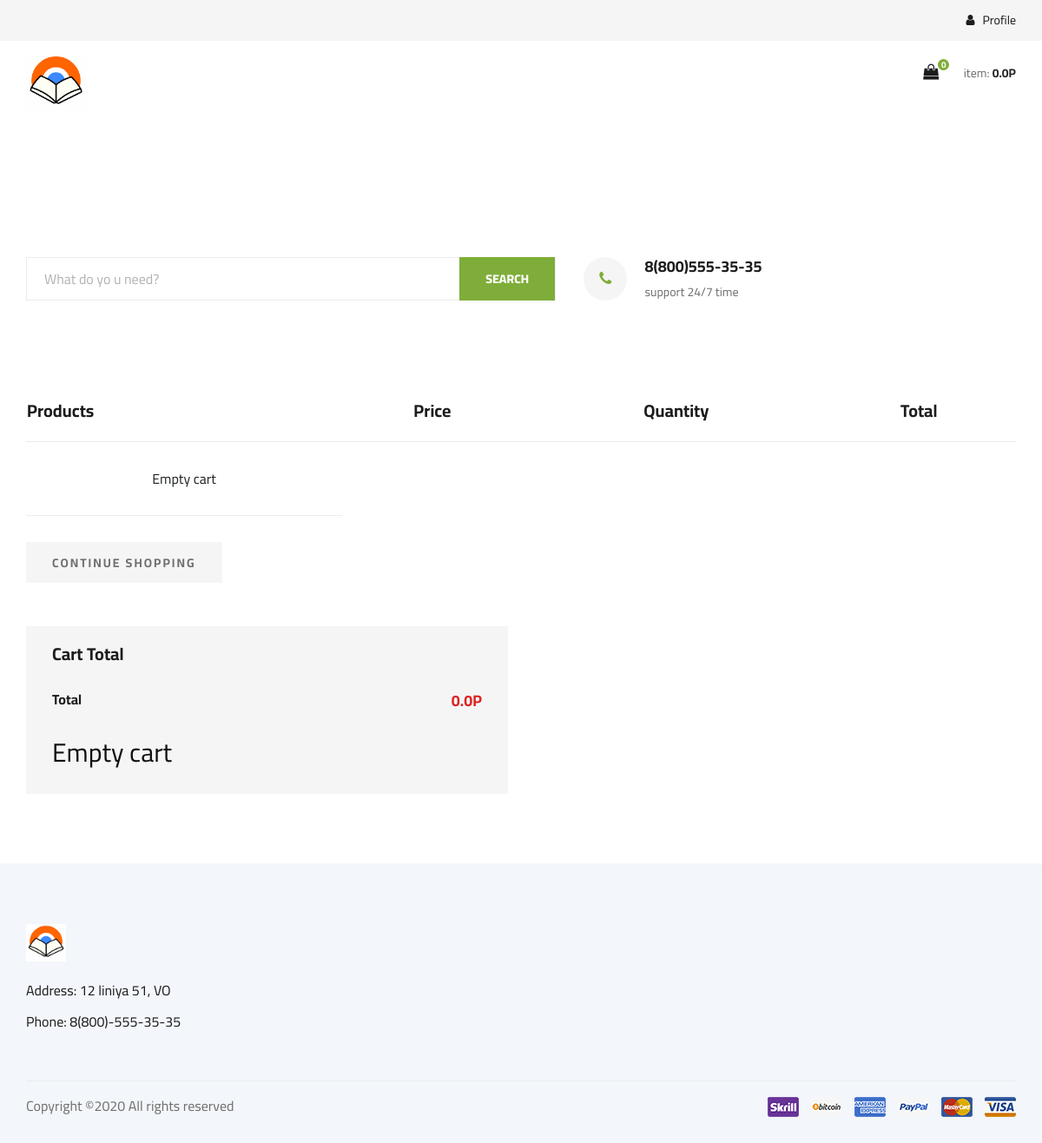
/cart (signed in), run on an earlier commit of the app's database.
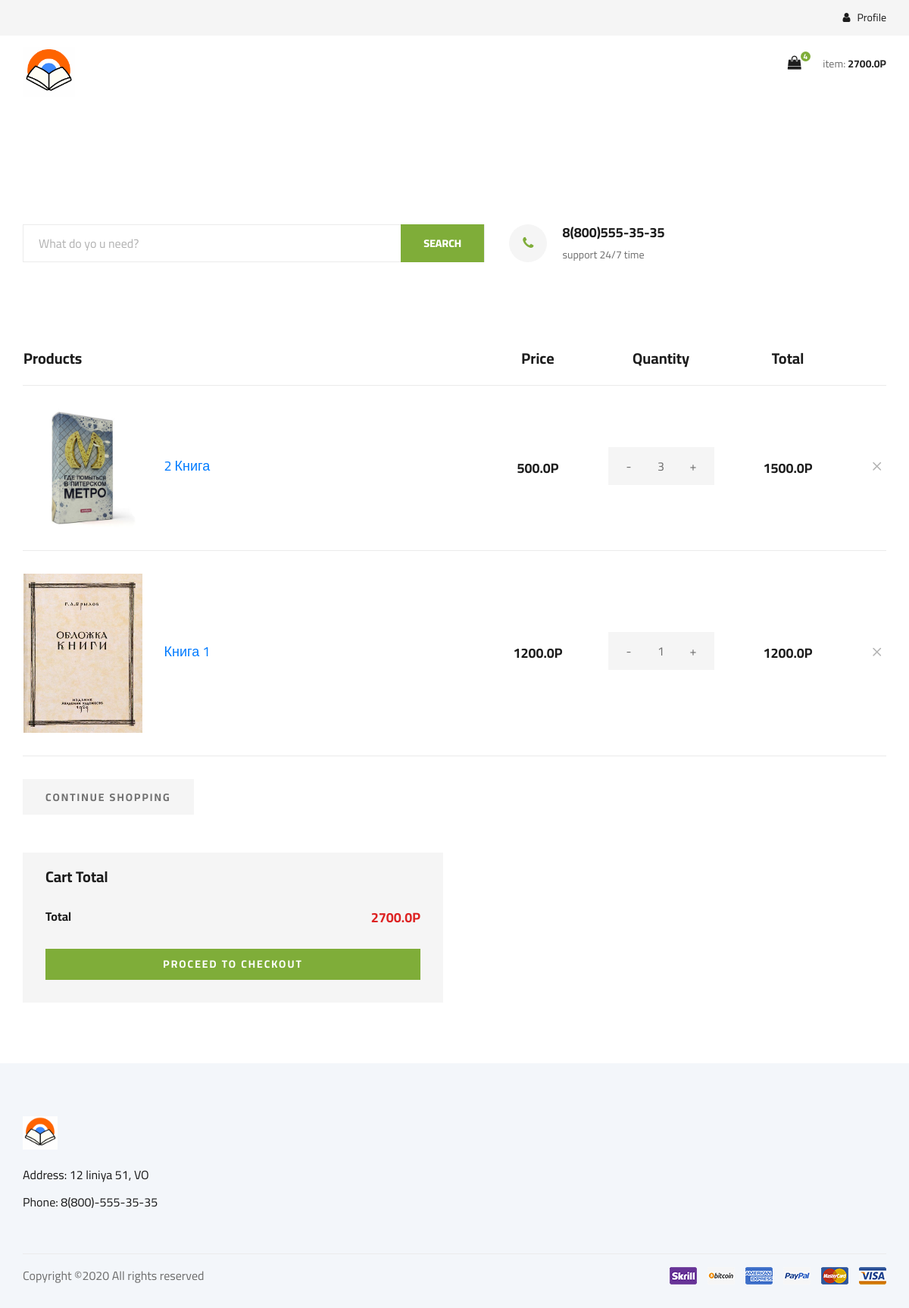
And on a later commit of the database.
### tables this page shows
CREATE TABLE "Корзина" (
	"user_id"	INTEGER NOT NULL,
	"product_id"	INTEGER NOT NULL,
	"count"	INTEGER NOT NULL,
	FOREIGN KEY("product_id") REFERENCES "Товар"("id"),
	FOREIGN KEY("user_id") REFERENCES "Покупатель"("id")
);

CREATE TABLE "Товар" (
	"id"	INTEGER NOT NULL UNIQUE,
	"title"	TEXT NOT NULL,
	"desc"	TEXT,
	"cost_purchase"	FLOAT NOT NULL,
	"cost_sale"	FLOAT NOT NULL,
	"quantity"	INTEGER NOT NULL,
	"tags"	TEXT,
	"rate"	FLOAT DEFAULT 0.0,
	"imageLink"	TEXT,
	PRIMARY KEY("id" AUTOINCREMENT)
);

### app/views.py (the view)
@app.route('/cart',methods=['GET'])
def cart():
    result = {}
    if flask_login.current_user.is_authenticated:
        cart = Cart.getCartOfUser(flask_login.current_user.userID) #TODO: CHECK STATUS
        if(cart['status'] == 0):
            return render_template('shoping-cart.html',
            user = flask_login.current_user,
            productsInCart = cart['data'])
        else:
            return render_template('shoping-cart.html',
            user=flask_login.current_user,
            error = cart['message'])
    else:
        return redirect(url_for('loginUser'))

### app/model.py (called while the page is built)
@login_manager.user_loader
def load_user(userID):
    cursor = db.execute('select * from Покупатель where id = {};'.format(userID))
    allRows = cursor.fetchall()
    if(len(allRows) == 0):
        return None
    row = allRows[0]
    return User(row[0],row[4],row[6])

### app/models/Cart.py (called while the page is built)
    @staticmethod #TODO: REFACTOR
    def countTotalCostOfUser(userID):
        cursor = db.execute('select pr.cost_sale,cart.count,cart.count*pr.cost_sale,pr.id \
                as "Total" from Товар as pr \
                inner join Корзина as cart on pr.id == product_id \
                and user_id = {};'.format(userID))
        allRows = cursor.fetchall()
        total = 0.0
        for row in allRows:
            total += row[2]
        cursor.close()
        return total

### app/models/User.py (called while the page is built)
    def getTotalCostOfCart(self):
        return Cart.countTotalCostOfUser(self.userID)

    def getCountOfItemsInCart(self):
        return Cart.getCountOfItemsInCart(self.userID)["data"][0]

### utils/imageHelper.py (called while the page is built)
def makeFullPathToImage(imageLink):
    return 'img/book/' + imageLink

### app/templates/shoping-cart.html (shortened to what this page needs)
<!DOCTYPE html>
<html lang="zxx">
<head>
    <link rel="stylesheet" href="{{url_for('static',filename='css/bootstrap.min.css')}}" type="text/css">
    <link rel="stylesheet" href="{{url_for('static',filename='css/font-awesome.min.css')}}" type="text/css">
    <link rel="stylesheet" href="{{url_for('static',filename='css/elegant-icons.css')}}" type="text/css">
    <link rel="stylesheet" href="{{url_for('static',filename='css/nice-select.css')}}" type="text/css">
    <link rel="stylesheet" href="{{url_for('static',filename='css/jquery-ui.min.css')}}" type="text/css">
    <link rel="stylesheet" href="{{url_for('static',filename='css/owl.carousel.min.css')}}" type="text/css">
    <link rel="stylesheet" href="{{url_for('static',filename='css/slicknav.min.css')}}" type="text/css">
    <link rel="stylesheet" href="{{url_for('static',filename='css/style.css')}}" type="text/css">
</head>
<body>
    <header class="header">
        <div class="header__top">
        <div class="container">
        <div class="row">
        <div class="col-lg-6 col-md-6">
        </div>
        <div class="col-lg-6 col-md-6">
        <div class="header__top__right">
          {% if user.is_authenticated %}
          <div class="header__top__right__auth">
            <a href="{{url_for('userInfo')}}"><i class="fa fa-user"></i> Profile</a>
            </div>
          {% else %}
        <div class="header__top__right__auth">
        <a href="{{url_for('loginUser')}}"><i class="fa fa-user"></i> Login</a>
        </div>
        {% endif %}
        </div>
        </div>
        </div>
        </div>
        </div>
        <div class="container">
        <div class="row">
        <div class="col-lg-3">
        <div class="header__logo">
        <a href="{{ url_for('showBooks',page=1) }}"><img width="30%" height="30%" src="{{ url_for('static',filename = 'img/logo.png') }}" alt=""></a>
        </div>
        </div>
        <div class="col-lg-3">
          </div>
          <div class="col-lg-3">
            </div>
        <div class="col-lg-3">
        <div class="header__cart">
        <ul>
          {% if user.is_authenticated%}
        <li><a href="/cart"><i class="fa fa-shopping-bag"></i> <span id="fa__fa-shopping-bag__indicator__quantity">{{user.getCountOfItemsInCart()}}</span></a></li>
          {% else %}
        <li><a href="{{url_for('loginUser')}}"><i class="fa fa-shopping-bag"></i> <span>0</span></a></li>
          {% endif %}
        </ul>
          {% if user.is_authenticated %}
        <div class="header__cart__price">item: <span id="header__cart__price__totalCost">{{user.getTotalCostOfCart()}}P</span></div>
          {% else %}
        <div class="header__cart__price">item: <span>0.0P</span></div>
          {% endif %}
        </div>
        </div>
        </div>
        </div>
        </header>
    <s<section class="hero">
        <div class="container">
        <div class="row">
        <div class="col-lg-9">
        <div class="hero__search">
        <div class="hero__search__form">
        <form action="{{ url_for('showBooks',page=1) }}" method="GET">
          {% if q%}
        <input name="q" type="text" placeholder="What do yo u need?" value = "{{ q }}">
          {%else %}
        <input name="q" type="text" placeholder="What do yo u need?">
          {% endif %}
        <button type="submit" class="site-btn">SEARCH</button>
        </form>
        </div>
        <div class="hero__search__phone">
        <div class="hero__search__phone__icon">
        <i class="fa fa-phone"></i>
        </div>
        <div class="hero__search__phone__text">
        <h5>8(800)555-35-35</h5>
        <span>support 24/7 time</span>
        </div>
        </div>
        </div>
        </div>
        </div>
        </div>
    <section class="shoping-cart spad">
        <div class="container">
            <div class="row">
                <div class="col-lg-12">
                    <div class="shoping__cart__table">
                        <table>
                            <thead>
                                <tr>
                                    <th class="shoping__product">Products</th>
                                    <th>Price</th>
                                    <th>Quantity</th>
                                    <th>Total</th>
                                    <th></th>
                                </tr>
                            </thead>
                            <tbody>
                                {%if not error%}
                                {% if productsInCart|length == 0 %}
                                <tr><td>Empty cart</td></tr>
                                {% else %}
                                {% for product in productsInCart %}
                                <tr id={{ product.id }}>
                                    <td class="shoping__cart__item">
                                        <img style="max-width:25%;" src="{{ url_for('static',filename=product.imageLink) }}" alt="">
                                        <h5><a style="text-decoration: none;" href="{{ url_for('showDetailsOfBook',productID=product.id)}}">{{ product.title}}</a></h5>
                                    </td>
                                    <td class="shoping__cart__price">
                                        {{ product.cost }}P
                                    </td>
                                    <td class="shoping__cart__quantity">
                                        <div class="quantity">
                                            <div class="pro-qty-cart" value='{{ product.id }}' id='{{ product.cost }}'>
                                                <span class="dec qtybtn">-</span><input type="text" value="{{product.count}}" disabled><span class="inc qtybtn">+</span>
                                            </div>
                                        </div>
                                    </td>
                                    <td class="shoping__cart__total" id="{{product.id}}">
                                        {{product.total}}P
                                    </td>
                                    <td class="shoping__cart__item__close">
                                        <span class="icon_close"></span>
                                    </td>
                                </tr>
                                {% endfor %}
                                {%endif%}
                                {% else %}
                                <tr><td>{{error}}</td></tr>
                                {% endif %}
                            </tbody>
                        </table>
                    </div>
                </div>
            </div>
            <div class="row">
                <div class="col-lg-12">
                    <div class="shoping__cart__btns">
                        <a href="{{ url_for('showBooks',page=1) }}" class="primary-btn cart-btn">CONTINUE SHOPPING</a>
                    </div>
                </div>
                <div class="col-lg-6">
                    <div class="shoping__checkout">
                        <h5>Cart Total</h5>
                        <ul>
                            <li>Total <span>{{  user.getTotalCostOfCart()  }}P</span></li>
                        </ul>
                        {% if not error %}
                        {% if not productsInCart|length == 0 %}
                        <a href="#" class="primary-btn" id="primary-btn-checkout">PROCEED TO CHECKOUT</a>
                        {% endif %}
                        {% else %}
                        <h3>{{error}}</h3>
                        {% endif %}
                    </div>
                </div>
            </div>
        </div>
    </section>
    <footer class="footer spad">
        <div class="container">
            <div class="row">
                <div class="col-lg-3 col-md-6 col-sm-6">
                    <div class="footer__about">
                        <div class="footer__about__logo">
                            <a href="{{ url_for('showBooks',page=1) }}"><img width = 20% height = 20% src="{{ url_for('static',filename='img/logo.png') }}" alt=""></a>
                        </div>
                        <ul>
                            <li>Address: 12 liniya 51, VO</li>
                            <li>Phone: 8(800)-555-35-35</li>
                        </ul>
                    </div>
                </div>
            </div>
            <div class="row">
                <div class="col-lg-12">
                    <div class="footer__copyright">
                        <div class="footer__copyright__text"><p>
  Copyright &copy;<script>document.write(new Date().getFullYear());</script> All rights reserved
  </p></div>
                        <div class="footer__copyright__payment"><img src="{{url_for('static',filename='img/payment-item.png')}}" alt=""></div>
                    </div>
                </div>
            </div>
        </div>
    </footer>
</body>
</html>

### app/templates/shoping-cart.html (style rules this page uses)
.pro-qty-cart { width: 140px; height: 50px; display: inline-block; position: relative; text-align: center; background: #f5f5f5; margin-bottom: 5px; }
.pro-qty-cart input { height: 100%; width: 100%; font-size: 16px; color: #6f6f6f; width: 50px; border: none; background: #f5f5f5; text-align: center; }
.pro-qty-cart .qtybtn { width: 35px; font-size: 16px; color: #6f6f6f; cursor: pointer; display: inline-block; }

What changed in the data, as far as the page shows it:
added Корзина: imageLink (picture), title "2 Книга", cost "500.0", count "3", total "1500.0"
added Корзина: imageLink (picture), title "Книга 1", cost "1200.0", count "1", total "1200.0"
Also different on the page:
{{ user.getCountOfItemsInCart() }}: "0" → "4"
{{ user.getTotalCostOfCart() }}: "0.0" → "2700.0"
{{ error }}: "Empty cart" → (not shown)
text now shown: "PROCEED TO CHECKOUT"
